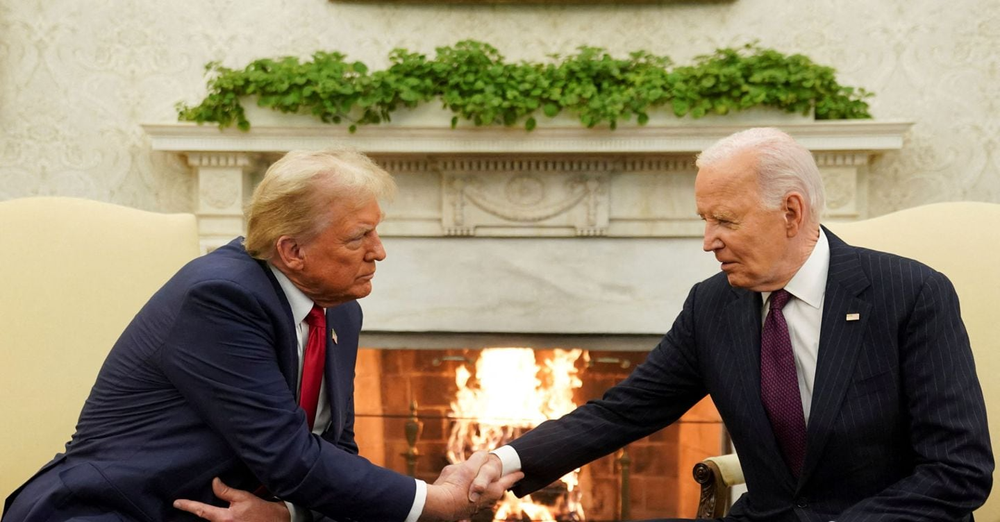
#> input picture media/trump_biden.png, 1000 x 522 px, shrunk from 1440 x 752 before the run
$ jupyter execute 12-Esercitazione1.ipynb
#> lines starting #> are read from the running program, lines starting #| are printed output that depends on the picture; after the words box and inside, x2 and y2 are one past the last pixel; in counts of white or black regions, pixels touching at a corner belong together
[cell 1]
import numpy as np

import matplotlib.pyplot as plt

import cv2

import random

# Esercizio 3

[cell 2]
img = cv2.imread("media/trump_biden.png")
#> img is the input picture: shape (522, 1000, 3); mean B, G, R 104.3, 128.6, 141.2

img = cv2.cvtColor(img, cv2.COLOR_BGR2GRAY)
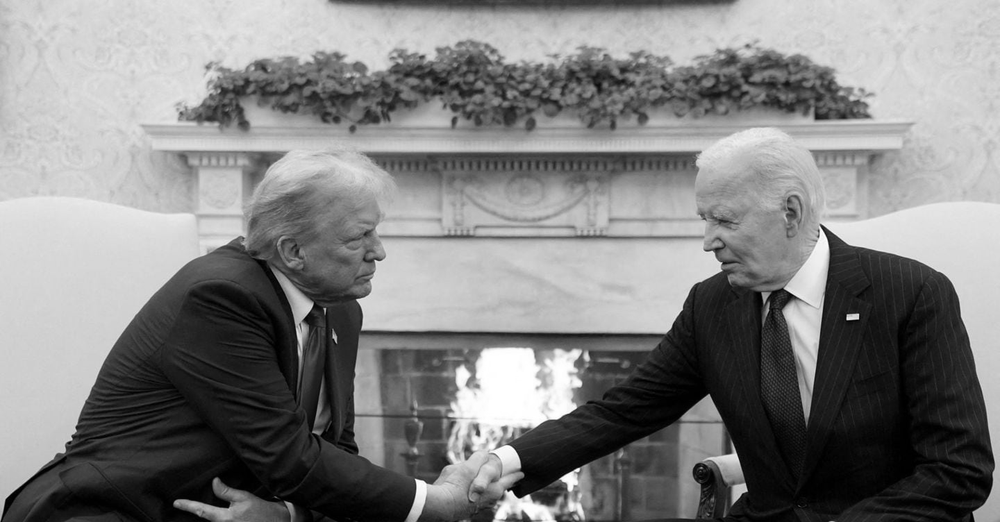
#> img: shape (522, 1000); min 0, max 255, mean 129.6

plt.imshow(img, cmap = "gray")

[cell 3]
img.shape
#> Out = (522, 1000)

[cell 4]
ls = []

[cell 5]
p = 128

[cell 6]
new_height = (img.shape[0] // p) * p
#> new_height = 512
new_width = (img.shape[1] // p) * p
#> new_width = 896

img = img[:new_height, :new_width]
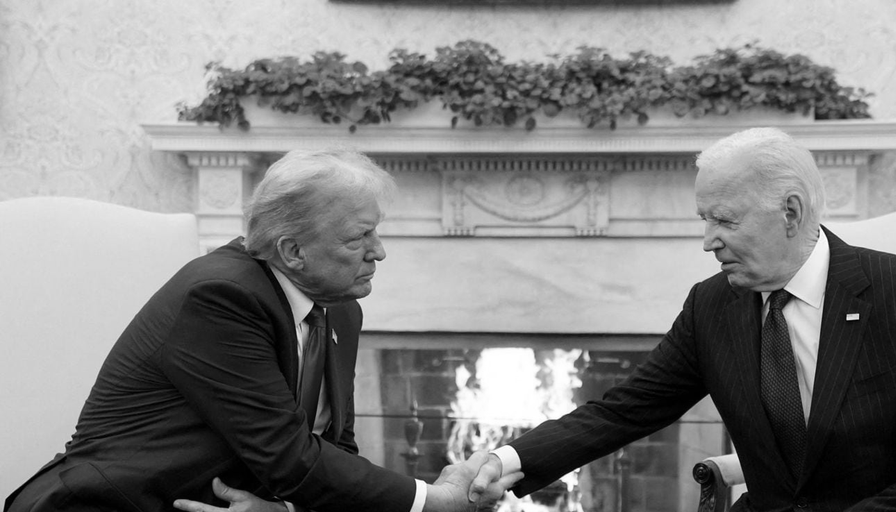
#> img: shape (512, 896); min 0, max 255, mean 130.1

img.shape
#> Out = (512, 896)

[cell 7]
plt.imshow(img,cmap = "gray")

[cell 8]
for i in range(0, img.shape[0], p):
    for j in range(0, img.shape[1], p):
        ls.append(img[i:i+p, j:j+p])
#> after the loop, ls = 28 items

[cell 9]
random.shuffle(ls)

[cell 10]
ls[0]

[cell 11]
img2 = np.zeros((img.shape[0], img.shape[1]), dtype = "uint8")

[cell 12]
img2.shape
#> Out = (512, 896)

[cell 13]
k = 0

for i in range(0, img2.shape[0], p):
    for j in range(0, img2.shape[1], p):
        img2[i:i+p, j: j+p] = np.array(ls[k])
        k+=1
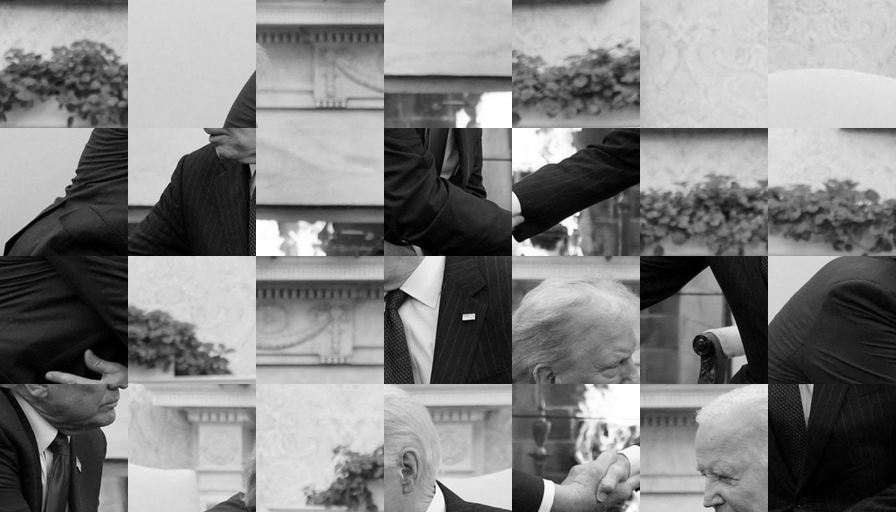
#> img2: shape (512, 896); min 0, max 255, mean 130.1
#> after the loop, k = 28

[cell 14]
img2

[cell 15]
plt.imshow(img2, cmap = "gray")

# Esercizio 1

[cell 16]
img = cv2.imread("media/Lautaro.JPG")
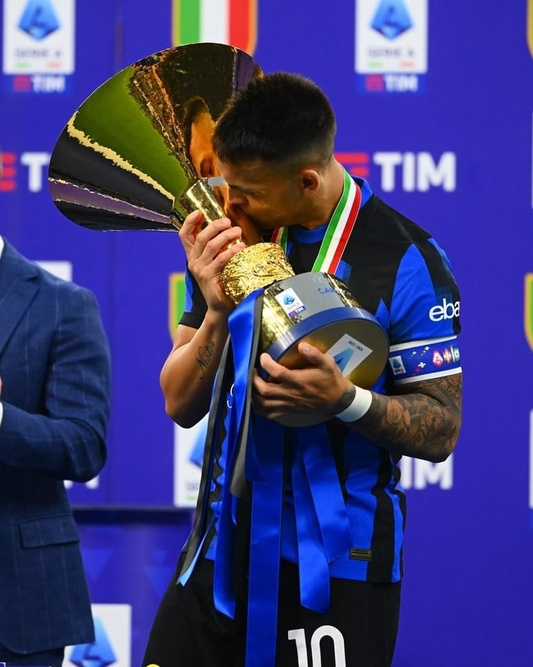
#> input picture media/Lautaro.JPG, 533 x 667 px, shrunk from 768 x 960 before the run
#> img is the input picture: shape (667, 533, 3); mean B, G, R 121.2, 59.6, 62.2

img = cv2.cvtColor(img, cv2.COLOR_BGR2GRAY)
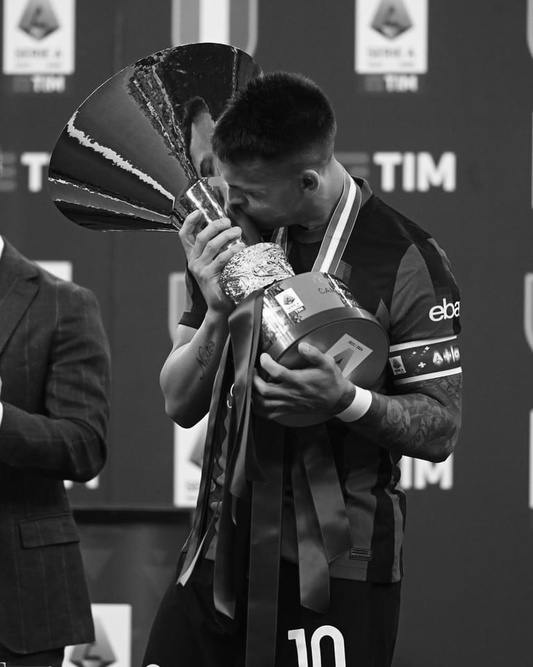
#> img: shape (667, 533); min 0, max 255, mean 67.4

[cell 17]
plt.imshow(img, cmap = "gray")

[cell 18]
imgGray_binary = np.empty((img.shape[0], img.shape[1]), dtype=object)

[cell 19]
for i in range(img.shape[0]):
    for j in range(img.shape[1]):
        imgGray_binary[i, j] = format(img[i, j], '08b')

[cell 20]
imgGray_binary

[cell 21]
def bit_plane(img, n):
#> called with n = 2
    h = img.shape[0]
#> h = 667
    w = img.shape[1]
#> w = 533
    bit_array = np.zeros((h, w), dtype = int)
    for i in range(h):
        for j in range(w):
            bit_array[i,j] = imgGray_binary[i,j][n]
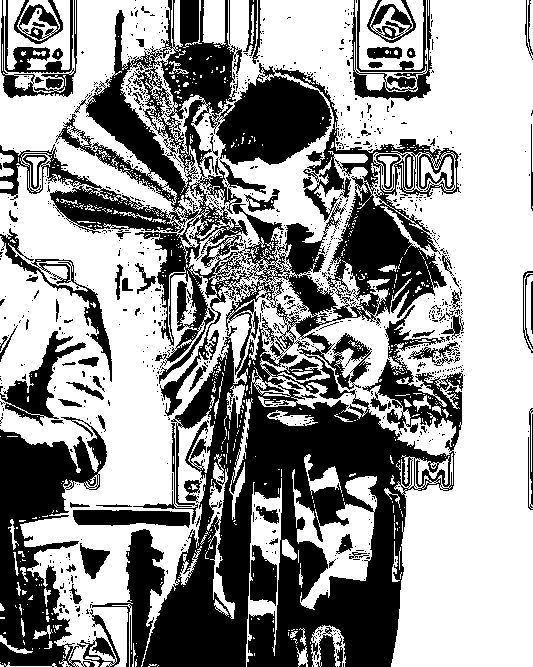
#> bit_array: shape (667, 533) int64; values 0 (black) and 1 (white), 59.2% white; 918 black regions (835 under 20 px), largest, box (x1, y1, x2, y2) and area: (0, 0, 463, 667) 104596, (0, 417, 107, 667) 13393, (90, 529, 165, 667) 3294
    plt.imshow(bit_array, cmap='gray')
    plt.show()

[cell 22]
bit_plane(img, 2)

[cell 23]
t = int(input("Choose a value for T. Either 0 or 1"))
#> the answer given: 1

[cell 24]
for n in range(8):
    if t == 0:
        if n%2 != 0:
            for i in range(img.shape[0]):
                for j in range(img.shape[1]):
                    binary_string = imgGray_binary[i, j]  # Supponendo che sia una stringa binaria
                    binary_list = list(binary_string)    # Converti in lista
                    binary_list[n] = "0"                 # Modifica il carattere all'indice n
                    imgGray_binary[i, j] = ''.join(binary_list)  # Riconverti in stringa
    if t == 1:
        if n%2 == 0:
            for i in range(img.shape[0]):
                for j in range(img.shape[1]):
                    binary_string = imgGray_binary[i, j]  # Supponendo che sia una stringa binaria
                    binary_list = list(binary_string)    # Converti in lista
                    binary_list[n] = "0"                 # Modifica il carattere all'indice n
                    imgGray_binary[i, j] = ''.join(binary_list)  # Riconverti in stringa
    bit_plane(img, n)
#> this loop made 8 passes
#> pass 1, in bit_plane (call 2), `plt.show()`:
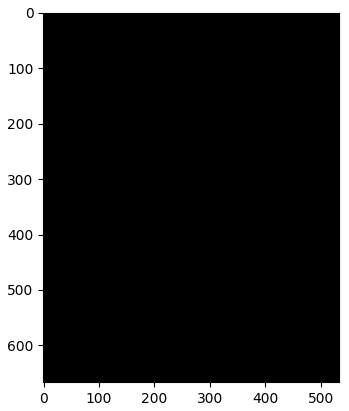
#> figure drawn by matplotlib, 1 panel
#> pass 2, in bit_plane (call 3), `plt.show()`:
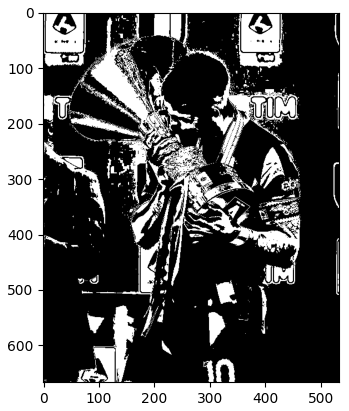
#> figure drawn by matplotlib, 1 panel
